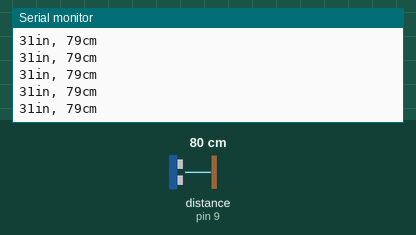
This sketch was run on a simulated Arduino Uno, built with avr-gcc and run on an emulated ATmega328P. On the bench: the last lines printed to the serial monitor. Wiring (inferred from the names in the program): ultrasonic range finder: trigger pin 8; echo pin 9. Inputs (shaded band) come from the test bench; at power-on: distance to the obstacle (sensor on pin 9) 80 cm. The echo pulse lasts 58.3 µs per cm.

Above: at 1.2 s.
1.3 s: distance to the obstacle (sensor on pin 9) set to 2 cm
At 1.9 s:
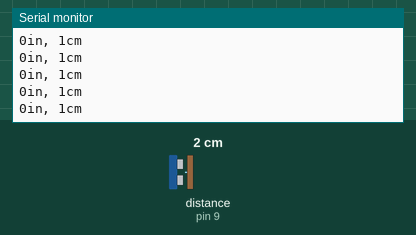
4.3 s: distance to the obstacle (sensor on pin 9) set to 9 cm
At 5.4 s:
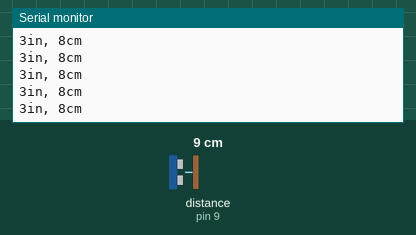
7.3 s: distance to the obstacle (sensor on pin 9) set to 18 cm
At 8.4 s:
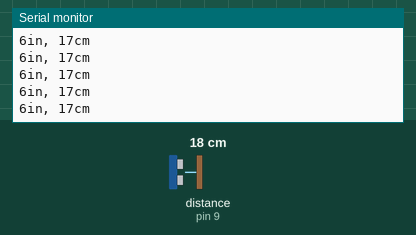
10.3 s: distance to the obstacle (sensor on pin 9) set to 35 cm
At 11.2 s:
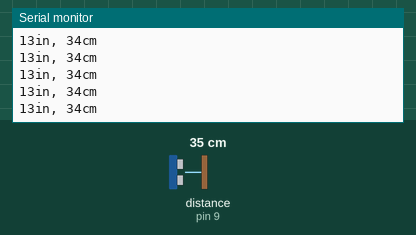
Timing chart, 0 to 13.3 s (numbered marks = the images above; inputs shaded):
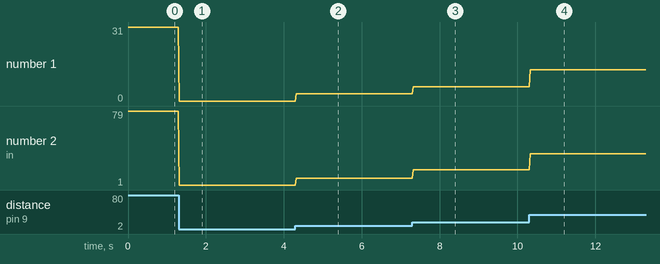

The sketch:

BT_sonar_send.ino
```cpp
#include <SoftwareSerial.h>

SoftwareSerial BTserial(10, 11); // RX | TX

int trigPin = 8;    //Trig - green Jumper
int echoPin = 9;    //Echo - yellow Jumper
long duration, cm, inches;

void setup() {

  BTserial.begin(9600);
  //Serial Port begin
  Serial.begin (9600);
  //Define inputs and outputs
  pinMode(trigPin, OUTPUT);
  pinMode(echoPin, INPUT);

}

void loop() {
  digitalWrite(trigPin, LOW);
  delayMicroseconds(5);
  digitalWrite(trigPin, HIGH);
  delayMicroseconds(10);
  digitalWrite(trigPin, LOW);

   pinMode(echoPin, INPUT);
  duration = pulseIn(echoPin, HIGH);

  // convert the time into a distance
  cm = (duration/2) / 29.1;
  inches = (duration/2) / 74;

  Serial.print(inches);
  Serial.print("in, ");
  Serial.print(cm);
  Serial.print("cm");
  Serial.println();
//
//  delay(250);
  BTserial.print(cm);
  BTserial.print(",");
  BTserial.print(inches);
  BTserial.print(",");
//message to the receiving device

delay(20);

}
```

Measured:
- after the input at 1.3 s, the serial monitor: prints a new line at once (image 1)
- after the input at 4.3 s, the serial monitor: prints a new line at once (image 2)
- after the input at 7.3 s, the serial monitor: prints a new line at once (image 3)
- after the input at 10.3 s, the serial monitor: prints a new line at once (image 4)
- plotted number 1: 31 → 0 after the input at 1.3 s, 0 → 3 after the input at 4.3 s, 3 → 6 after the input at 7.3 s, 6 → 13 after the input at 10.3 s
- plotted number 2: 79 → 1 after the input at 1.3 s, 1 → 8 after the input at 4.3 s, 8 → 17 after the input at 7.3 s, 17 → 34 after the input at 10.3 s
